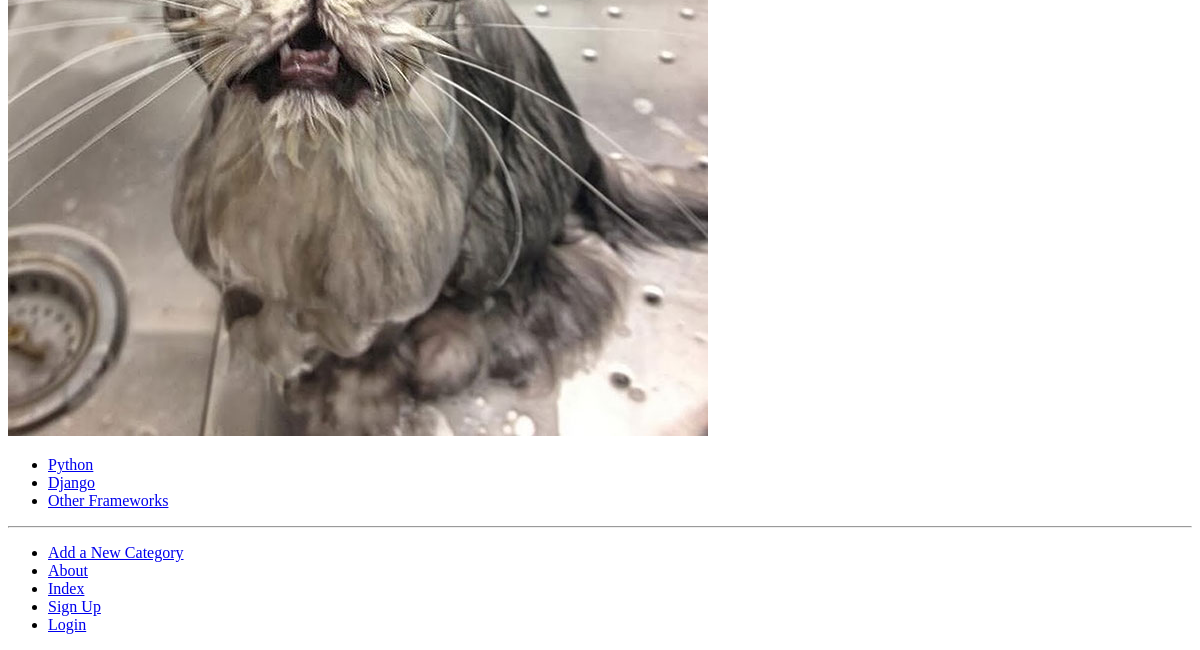
Before: /rango/about/ (lower part) with the older database file.
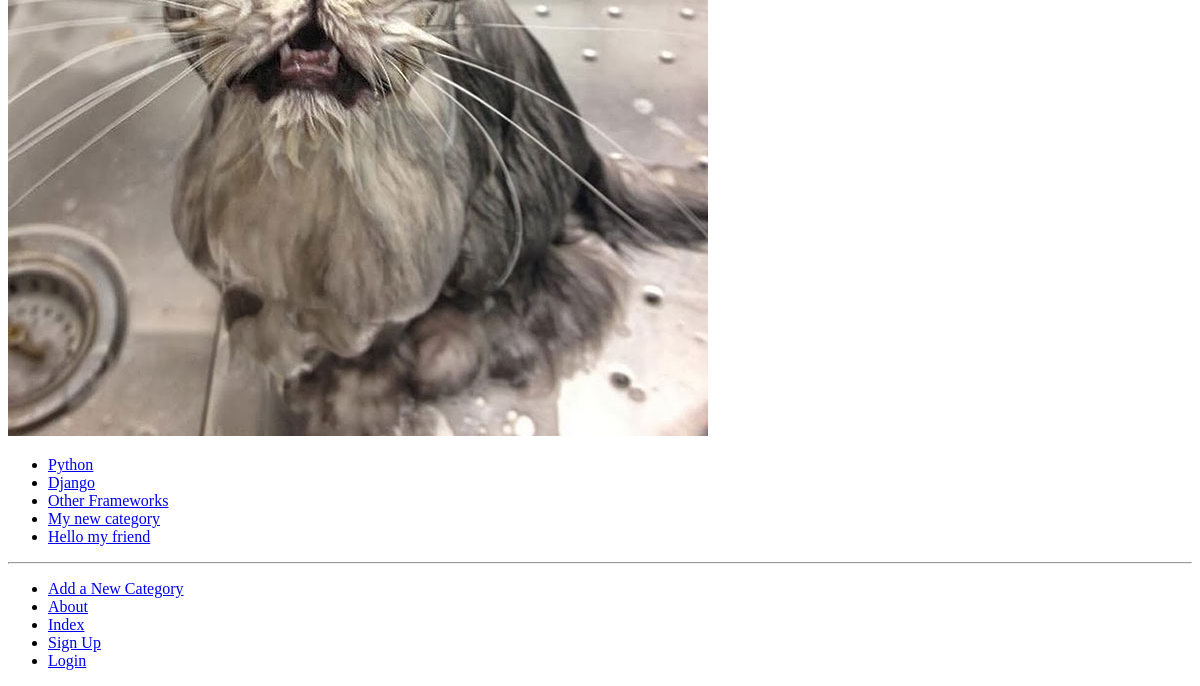
After: the same page with the newer database file.
### rango/models.py (models this page shows, shortened)
class Category(models.Model):
    name = models.CharField(max_length=128, unique=True)
    views = models.IntegerField( default = 0)
    likes = models.IntegerField( default = 0)
    slug = models.SlugField(unique = True)
    class Meta:
        verbose_name_plural = 'Categories'

### rango/views.py (the view)
# urls.py: path('about/',views.about,name = 'about'),
def about(request):
    print(request.method)
    print(request.user)
    return render(request, 'rango/about.html',{})

### rango/templatetags/rango_template_tags.py (called while the page is built)
@register.inclusion_tag('rango/categories.html')
def get_category_list(current_category = None):
    return {'categories': Category.objects.all(),'current_category':current_category}

### templates/rango/about.html (shortened to what this page needs)
{% extends 'rango/base.html' %}
{% load staticfiles %}
    {% block body_block %}
        here is the about page.<br />
        <strong>This tutorial has been put together by Andreas Vrachimis.</strong><br />
        <img src="{{ MEDIA_URL }}cat.jpg" alt="Picture of a Cat" />
    {% endblock %}

### templates/rango/categories.html
<ul>
    {% if categories %}
        {% for c in categories %}
            {% if c == current_category %}
                <li>
                    <strong> <a href="{% url 'rango:show_category' c.slug %}">{{ c.name }}</a> </strong>
                </li>
            {% else %}
                 <li>
                    <a href="{% url 'rango:show_category' c.slug %}">{{ c.name }}</a>
                </li>
            {% endif %}
        {% endfor %}
    {% else %}
        <li><strong>There are no categories present.</strong></li>
    {% endif %}
</ul>

Changed rows visible on the page:
added Category: name "My new category"
added Category: name "Hello my friend"
